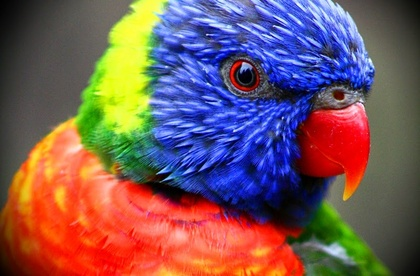
%> input picture CS216_image_understanding/Assignment_3/Bird.jpg, 420 x 276 px, shrunk from 800 x 526 before the run
$ octave H3_P1.m   (GNU Octave 9; MATLAB toolbox functions it lacks are replaced by stand-ins)
%> lines starting %> are read from the running program, lines starting %| are printed output that depends on the picture; in (x1, y1, x2, y2) boxes, pixels count from 0 and x2, y2 are one past the last pixel; in counts of white or black regions, pixels touching at a corner belong together; the program's own positions count from 1

% Kmean clustering with k=2
image=Kmeans('Bird.jpg',2);
figure;
imshow(image),title('K=2');


% Kmean clustering with k=5
image=Kmeans('Bird.jpg',5);
figure;
imshow(image),title('K=5');


% Kmean clustering with k=10
image=Kmeans('Bird.jpg',10);
figure;
imshow(image),title('K=10');

%
% Kmean clustering with k=2, on image with blue channel scaled by 1000
image=scaled_Kmeans('Bird.jpg',2);
figure;
imshow(image),title('scaled,K=2');


% Kmean clustering with k=5, on image with blue channel scaled by 1000
image=scaled_Kmeans('Bird.jpg',5);
figure;
imshow(image),title('scaled,K=5');


% Kmean clustering with k=10, on image with blue channel scaled by 1000
image=scaled_Kmeans('Bird.jpg',10);
figure;
imshow(image),title('scaled,K=10');

function[new_image]=Kmeans(image,K)
%> called with image = 'Bird.jpg', K = 2
% function to perform Kmean clustering
% Input:
% image: a image matrix
% K: number of cluster
% output:
% new_image: new image in which individual pixel value is replaced with the
% cluster centers

I=im2double(imread(image));
[nrows,ncols,ncolors]=size(I);
%> nrows = 276; ncols = 420; ncolors = 3
data=reshape(I,nrows*ncols,3);
[index,centers]=kmeans(data,K);
%> centers = [0.268 0.31 0.436; 0.912 0.428 0.185]
results=reshape(index,nrows,ncols);
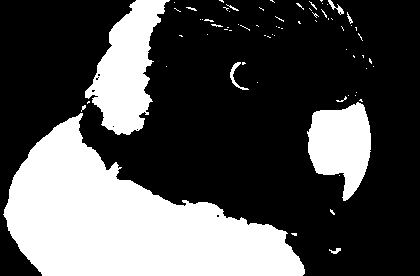
%> results: size 276x420 double; values 1 (black) and 2 (white), 31.5% white; 71 white regions (60 under 20 px), largest, box (x1, y1, x2, y2) and area: (3, 113, 305, 276) 25722, (85, 0, 170, 135) 5952, (307, 102, 371, 201) 4184

 new_image=zeros(nrows,ncols,ncolors);
 for i=1:nrows
     for j=1:ncols
         for k=1:K
             if results(i,j)==k
                 new_image(i,j,:)=centers(k,:);
             end
         end
     end
 end
%> call 2 of Kmeans, with image = 'Bird.jpg', K = 5
%> in Kmeans (call 2), `[index,centers]=kmeans(data,K);`: centers = [0.977 0.451 0.276; 0.253 0.273 0.256; 0.879 0.145 0.047; 0.806 0.919 0.256; 0.296 0.386 0.824]
%> in Kmeans (call 2), `results=reshape(index,nrows,ncols);`: results: size 276x420 double; 5 distinct labels, from 1 to 5
%> after the loop in Kmeans (call 2), `for i=1:nrows`:
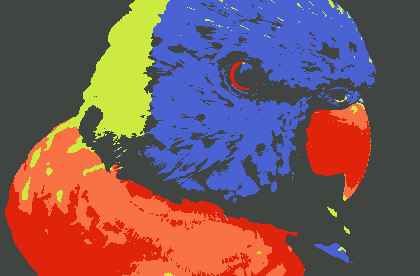
%> new_image: size 276x420x3 double; mean R, G, B 0.471, 0.348, 0.357; mean of the top-left, top-right, bottom-left and bottom-right quarters 0.413, 0.39, 0.43, 0.334
%> call 3 of Kmeans, with image = 'Bird.jpg', K = 10
%> in Kmeans (call 3), `[index,centers]=kmeans(data,K);`: centers = [0.567 0.661 0.941; 0.97 0.347 0.164; 0.833 0.947 0.215; 0.553 0.0879 0.0283; 0.932 0.113 0.0332; 0.985 0.539 0.369; 0.347 0.393 0.296; 0.132 0.135 0.141; 0.0875 0.153 0.602; 0.252 0.345 0.841]
%> in Kmeans (call 3), `results=reshape(index,nrows,ncols);`: results: size 276x420 double; 10 distinct labels, from 1 to 10
%> after the loop in Kmeans (call 3), `for i=1:nrows`:
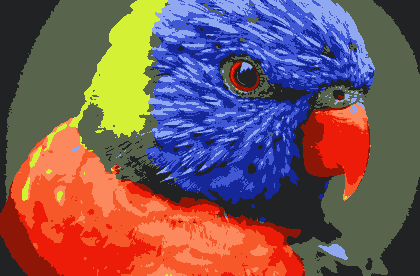
%> new_image: size 276x420x3 double; mean R, G, B 0.471, 0.348, 0.357; mean of the top-left, top-right, bottom-left and bottom-right quarters 0.432, 0.397, 0.424, 0.314

end


function[new_image]=scaled_Kmeans(image,K)
%> called with image = 'Bird.jpg', K = 2
% Same function as previous one. Only differece is blue channel is scaled
% by 1000 before clustering
I=im2double(imread(image));
[nrows,ncols,ncolors]=size(I);
data=reshape(I,nrows*ncols,3);
data(:,3)=1000*data(:,3);
[index,centers]=kmeans(data,K);
%> centers = [0.526 0.336 207.8; 0.31 0.382 793.5]
results=reshape(index,nrows,ncols);
%> results: size 276x420 double; values 1 (black) and 2 (white), 25.5% white; 69 white regions (59 under 20 px), largest, box (x1, y1, x2, y2) and area: (144, 0, 376, 203) 27713, (330, 87, 367, 127) 546, (314, 243, 349, 263) 292

 new_image=zeros(nrows,ncols,ncolors);
 for i=1:nrows
     for j=1:ncols
         for k=1:K
             if results(i,j)==k
                 new_image(i,j,:)=centers(k,:);
             end
         end
     end
 end
 new_image(:,:,3)=new_image(:,:,3)/1000;
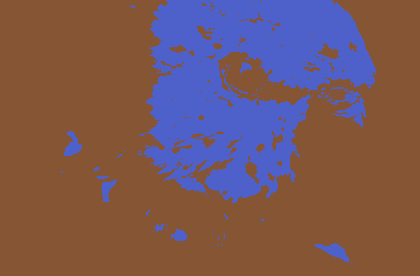
%> new_image: size 276x420x3 double; mean R, G, B 0.471, 0.348, 0.357; mean of the top-left, top-right, bottom-left and bottom-right quarters 0.391, 0.43, 0.369, 0.376
%> call 2 of scaled_Kmeans, with image = 'Bird.jpg', K = 5
%> in scaled_Kmeans (call 2), `[index,centers]=kmeans(data,K);`: centers = [0.368 0.463 915.2; 0.592 0.223 41.68; 0.523 0.383 213.3; 0.469 0.394 352.2; 0.239 0.283 647]
%> in scaled_Kmeans (call 2), `results=reshape(index,nrows,ncols);`:
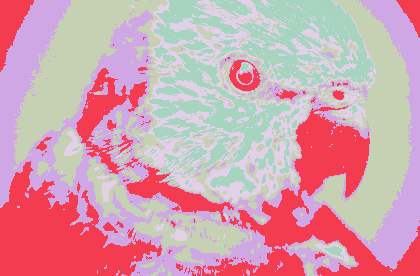
%> results: size 276x420 double; 5 distinct labels, from 1 to 5; one colour per label, 0 black
%> call 3 of scaled_Kmeans, with image = 'Bird.jpg', K = 10
%> in scaled_Kmeans (call 3), `[index,centers]=kmeans(data,K);`: centers = [0.554 0.335 131.5; 0.488 0.589 983.5; 0.464 0.396 317.6; 0.218 0.272 657.7; 0.316 0.302 529; 0.514 0.395 231.6; 0.604 0.193 21.99; 0.291 0.385 885.4; 0.498 0.401 398.2; 0.225 0.306 777.9]
%> after the loop in scaled_Kmeans (call 3), `for i=1:nrows`:
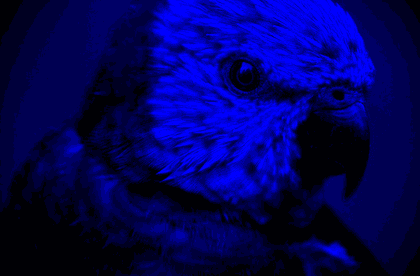
%> new_image: size 276x420x3 double; mean R, G, B 0.5, 0.3, 356.9; mean of the top-left, top-right, bottom-left and bottom-right quarters 130.6, 185.7, 72.4, 88.2; drawn with min black and max white
%> in scaled_Kmeans (call 3), `new_image(:,:,3)=new_image(:,:,3)/1000;`:
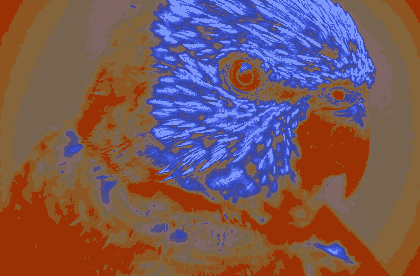
%> new_image: size 276x420x3 double; mean R, G, B 0.471, 0.348, 0.357; mean of the top-left, top-right, bottom-left and bottom-right quarters 0.408, 0.448, 0.348, 0.362

end

$ run again, with CS216_image_understanding/Assignment_3/pineapple.jpg copied over CS216_image_understanding/Assignment_3/Bird.jpg
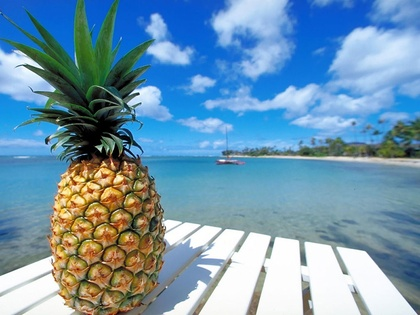
%> input picture CS216_image_understanding/Assignment_3/pineapple.jpg, 420 x 315 px, shrunk from 1024 x 768 before the run
%> in Kmeans, `[index,centers]=kmeans(data,K);`: centers = [0.474 0.665 0.826; 0.341 0.361 0.267]
%> in Kmeans, `results=reshape(index,nrows,ncols);`:
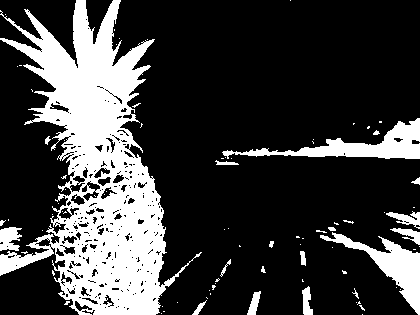
%> results: size 315x420 double; values 1 (black) and 2 (white), 24.4% white; 86 white regions (66 under 20 px), largest, box (x1, y1, x2, y2) and area: (0, 0, 202, 315) 25470, (222, 118, 420, 159) 2607, (320, 232, 420, 315) 2205
%> in scaled_Kmeans, `[index,centers]=kmeans(data,K);`: centers = [0.38 0.384 274; 0.463 0.662 833.2]
%> in scaled_Kmeans (call 3), `[index,centers]=kmeans(data,K);`: centers = [0.859 0.92 977.1; 0.439 0.439 306.8; 0.46 0.55 578.8; 0.352 0.594 751.8; 0.459 0.495 456.7; 0.39 0.671 902.9; 0.245 0.175 54.92; 0.335 0.343 177.4; 0.167 0.474 827.1; 0.456 0.598 669]
%> in scaled_Kmeans (call 3), `new_image(:,:,3)=new_image(:,:,3)/1000;`:
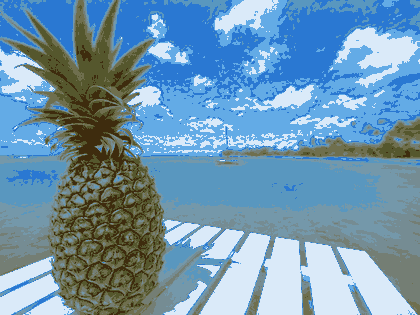
%> new_image: size 315x420x3 double; mean R, G, B 0.442, 0.591, 0.69; mean of the top-left, top-right, bottom-left and bottom-right quarters 0.511, 0.625, 0.489, 0.671
